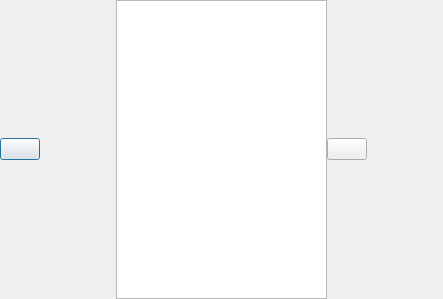
<?xml version="1.0" encoding="UTF-8"?>
<ui version="4.0">
 <class>ImageViewer</class>
 <widget class="QDialog" name="ImageViewer">
  <property name="geometry">
   <rect>
    <x>0</x>
    <y>0</y>
    <width>443</width>
    <height>299</height>
   </rect>
  </property>
  <property name="windowTitle">
   <string>Dialog</string>
  </property>
  <layout class="QHBoxLayout" name="horizontalLayout" stretch="0,0,0,0,0,0,0">
   <property name="spacing">
    <number>0</number>
   </property>
   <property name="leftMargin">
    <number>0</number>
   </property>
   <property name="topMargin">
    <number>0</number>
   </property>
   <property name="rightMargin">
    <number>0</number>
   </property>
   <property name="bottomMargin">
    <number>0</number>
   </property>
   <item>
    <widget class="QPushButton" name="prev">
     <property name="text">
      <string/>
     </property>
    </widget>
   </item>
   <item>
    <spacer name="verticalSpacer_2">
     <property name="orientation">
      <enum>Qt::Vertical</enum>
     </property>
     <property name="sizeHint" stdset="0">
      <size>
       <width>38</width>
       <height>296</height>
      </size>
     </property>
    </spacer>
   </item>
   <item>
    <spacer name="verticalSpacer">
     <property name="orientation">
      <enum>Qt::Vertical</enum>
     </property>
     <property name="sizeHint" stdset="0">
      <size>
       <width>38</width>
       <height>296</height>
      </size>
     </property>
    </spacer>
   </item>
   <item>
    <widget class="QGraphicsView" name="imageView">
     <property name="focusPolicy">
      <enum>Qt::WheelFocus</enum>
     </property>
    </widget>
   </item>
   <item>
    <widget class="QPushButton" name="nextBtn">
     <property name="text">
      <string/>
     </property>
    </widget>
   </item>
   <item>
    <spacer name="verticalSpacer_4">
     <property name="orientation">
      <enum>Qt::Vertical</enum>
     </property>
     <property name="sizeHint" stdset="0">
      <size>
       <width>38</width>
       <height>296</height>
      </size>
     </property>
    </spacer>
   </item>
   <item>
    <spacer name="verticalSpacer_3">
     <property name="orientation">
      <enum>Qt::Vertical</enum>
     </property>
     <property name="sizeHint" stdset="0">
      <size>
       <width>38</width>
       <height>296</height>
      </size>
     </property>
    </spacer>
   </item>
  </layout>
 </widget>
 <resources/>
 <connections/>
</ui>
